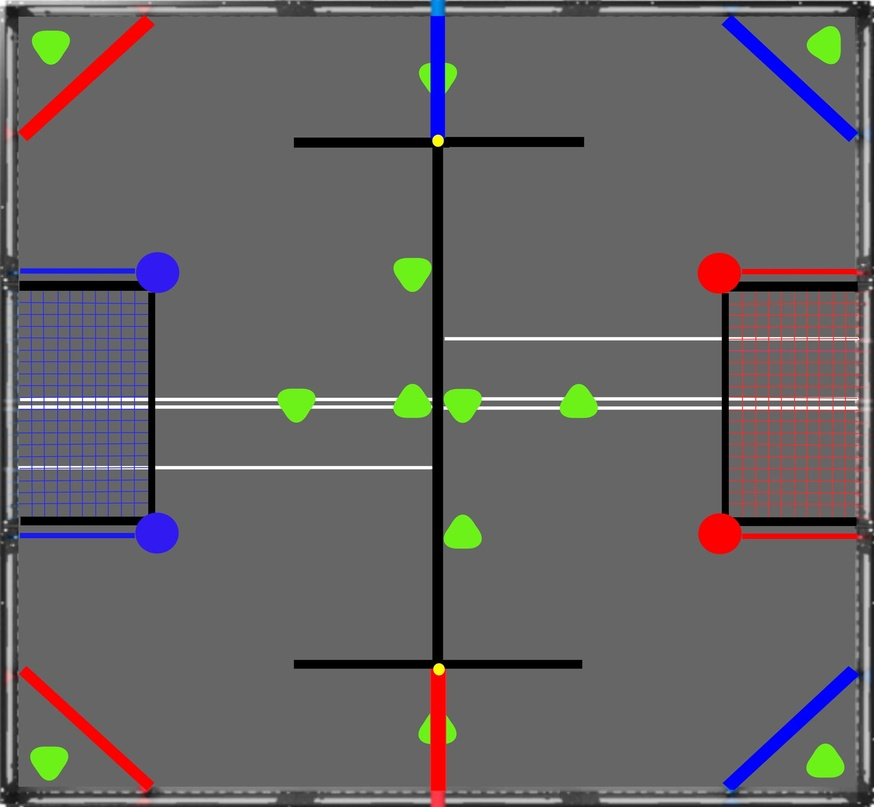
#> input picture over_under_field.jpeg, 874 x 807 px, shrunk from 1920 x 1772 before the run
$ python pathgenerator.py
#> lines starting #> are read from the running program, lines starting #| are printed output that depends on the picture
import matplotlib.pyplot as plt
import numpy as np

def bezier_curve(x_pts: list, y_pts: list):
    x0, x1, x2, x3 = x_pts
    y0, y1, y2, y3 = y_pts
    t = np.linspace(0, 1, 100)
    x = (1-t)**3*x0 + 3*t*(1-t)**2*x1 + 3*t**2*(1-t)*x2 + t**3*x3
    y = (1-t)**3*y0 + 3*t*(1-t)**2*y1 + 3*t**2*(1-t)*y2 + t**3*y3
    return x, y

x_control_pts = [-5.2, 7, 0.01, 3.74]
y_control_pts = [-2.95, -8.63, -2.1, 0]

x_coords, y_coords = bezier_curve(x_control_pts, y_control_pts)
img = plt.imread('over_under_field.jpeg')
#> img is the input picture: shape (807, 874, 3); mean R, G, B 102.6, 99.7, 101.1
fig, ax = plt.subplots()
ax.imshow(img, extent=[-6, 6, -6, 6])
ax.plot(x_coords, y_coords, '--', color='springgreen')
# ax.scatter(x_control_pts, y_control_pts, s=10, color='firebrick')
plt.show()
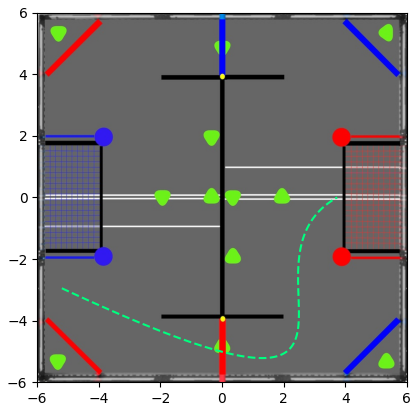
#> figure drawn by matplotlib, 1 panel
